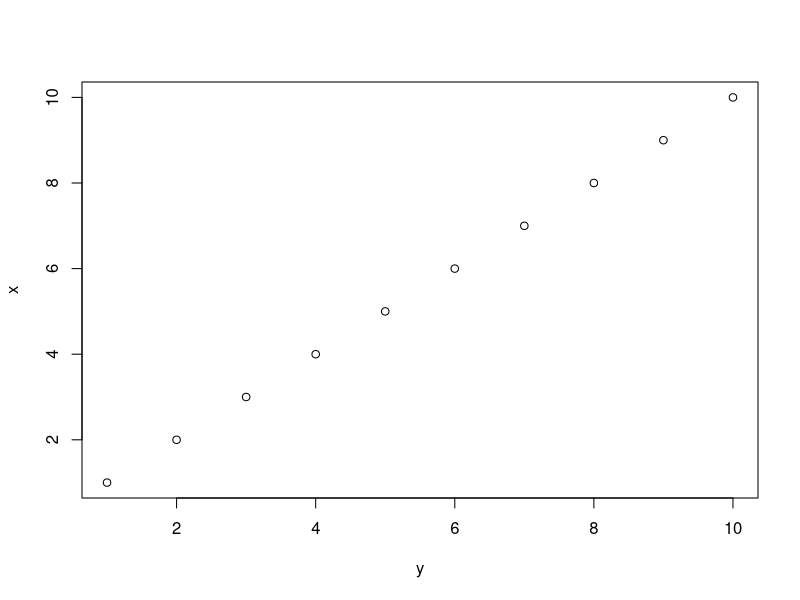

The R script that drew this image:
# have your data ready
x <- 1:10
y <- 1:10

# create the path and name to your new figure
# here the name is Test_image, type is .jpg
# width and height can be changed, they're in nb of pixels
jpeg("Figures/Test_image.jpg", width = 350, height = 350)
# make your plot
plot(x ~ y)
# close the plot to save it.
dev.off()
